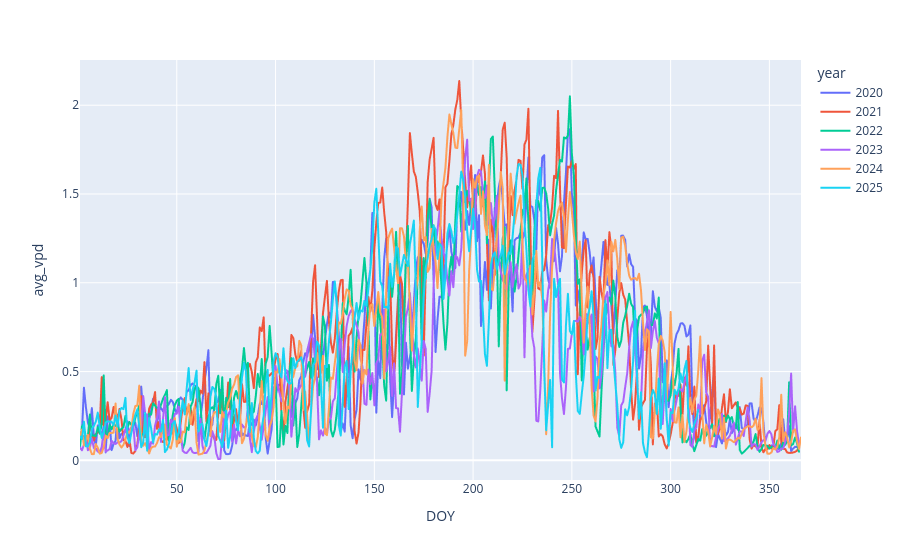

Notebook cell for this chart:
### Code cell
px.line(grouped_2020, x='DOY', y='avg_vpd', color='year')

### Figure 1 — Plotly figure (JSON) as saved in the notebook; plotly's stock layout.template omitted (floating-point values rounded to 4 significant figures; data arrays with more than 128 entries replaced by an {"elided": "..."} marker saying what was removed)
{"data": [{"hovertemplate": "year=2020<br>DOY=%{x}<br>avg_vpd=%{y}<extra></extra>", "legendgroup": "2020", "line": {"color": "#636efa", "dash": "solid"}, "marker": {"symbol": "circle"}, "mode": "lines", "name": "2020", "showlegend": true, "type": "scattergl", "x": {"elided": "366 int values"}, "xaxis": "x", "y": {"elided": "366 float values"}, "yaxis": "y"}, {"hovertemplate": "year=2021<br>DOY=%{x}<br>avg_vpd=%{y}<extra></extra>", "legendgroup": "2021", "line": {"color": "#EF553B", "dash": "solid"}, "marker": {"symbol": "circle"}, "mode": "lines", "name": "2021", "showlegend": true, "type": "scattergl", "x": {"elided": "365 int values"}, "xaxis": "x", "y": {"elided": "365 float values"}, "yaxis": "y"}, {"hovertemplate": "year=2022<br>DOY=%{x}<br>avg_vpd=%{y}<extra></extra>", "legendgroup": "2022", "line": {"color": "#00cc96", "dash": "solid"}, "marker": {"symbol": "circle"}, "mode": "lines", "name": "2022", "showlegend": true, "type": "scattergl", "x": {"elided": "365 int values"}, "xaxis": "x", "y": {"elided": "365 float values"}, "yaxis": "y"}, {"hovertemplate": "year=2023<br>DOY=%{x}<br>avg_vpd=%{y}<extra></extra>", "legendgroup": "2023", "line": {"color": "#ab63fa", "dash": "solid"}, "marker": {"symbol": "circle"}, "mode": "lines", "name": "2023", "showlegend": true, "type": "scattergl", "x": {"elided": "364 int values"}, "xaxis": "x", "y": {"elided": "364 float values"}, "yaxis": "y"}, {"hovertemplate": "year=2024<br>DOY=%{x}<br>avg_vpd=%{y}<extra></extra>", "legendgroup": "2024", "line": {"color": "#FFA15A", "dash": "solid"}, "marker": {"symbol": "circle"}, "mode": "lines", "name": "2024", "showlegend": true, "type": "scattergl", "x": {"elided": "366 int values"}, "xaxis": "x", "y": {"elided": "366 float values"}, "yaxis": "y"}, {"hovertemplate": "year=2025<br>DOY=%{x}<br>avg_vpd=%{y}<extra></extra>", "legendgroup": "2025", "line": {"color": "#19d3f3", "dash": "solid"}, "marker": {"symbol": "circle"}, "mode": "lines", "name": "2025", "showlegend": true, "type": "scattergl", "x": {"elided": "314 int values"}, "xaxis": "x", "y": {"elided": "314 float values"}, "yaxis": "y"}], "layout": {"legend": {"title": {"text": "year"}, "tracegroupgap": 0}, "margin": {"t": 60}, "xaxis": {"anchor": "y", "domain": [0, 1], "title": {"text": "DOY"}}, "yaxis": {"anchor": "x", "domain": [0, 1], "title": {"text": "avg_vpd"}}}}
